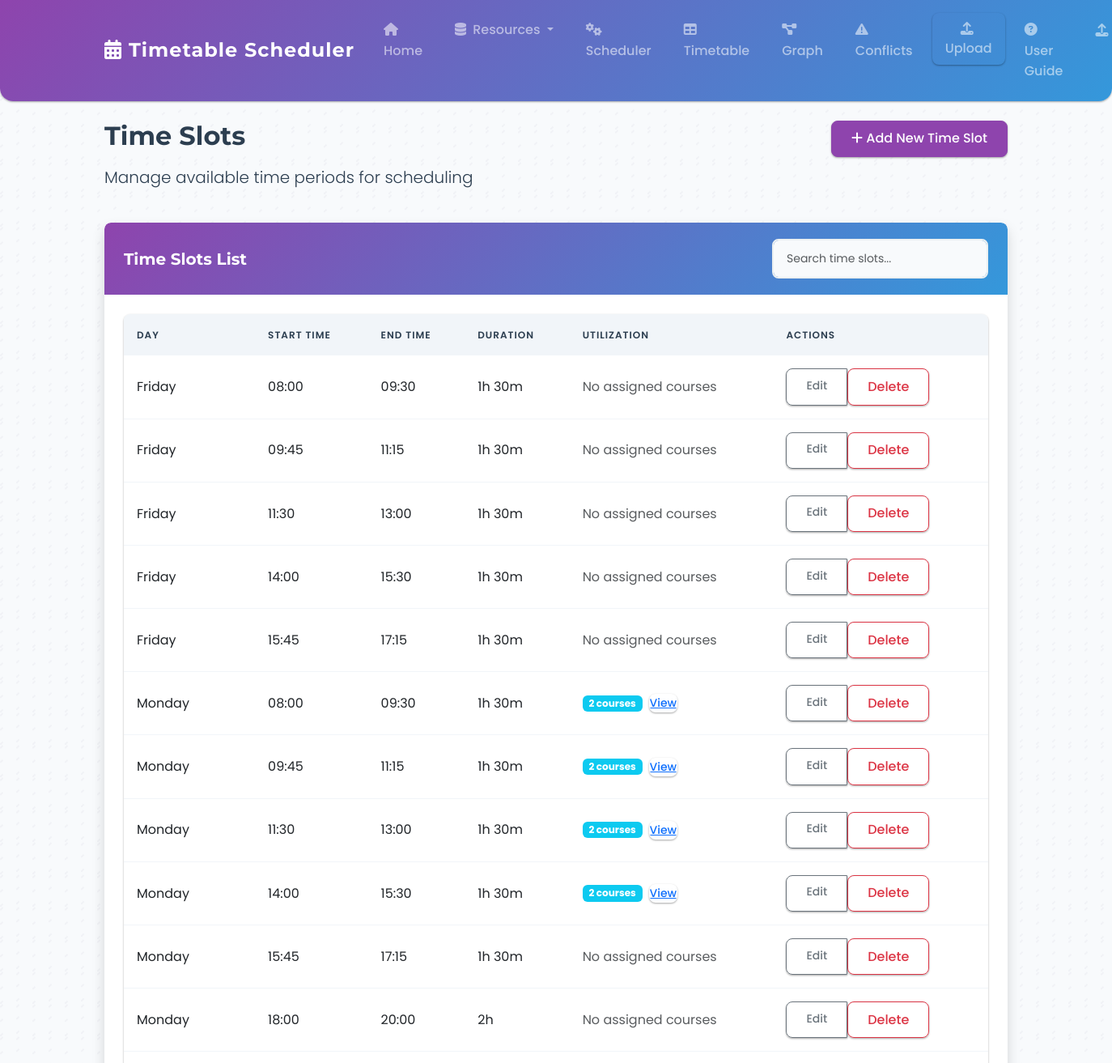
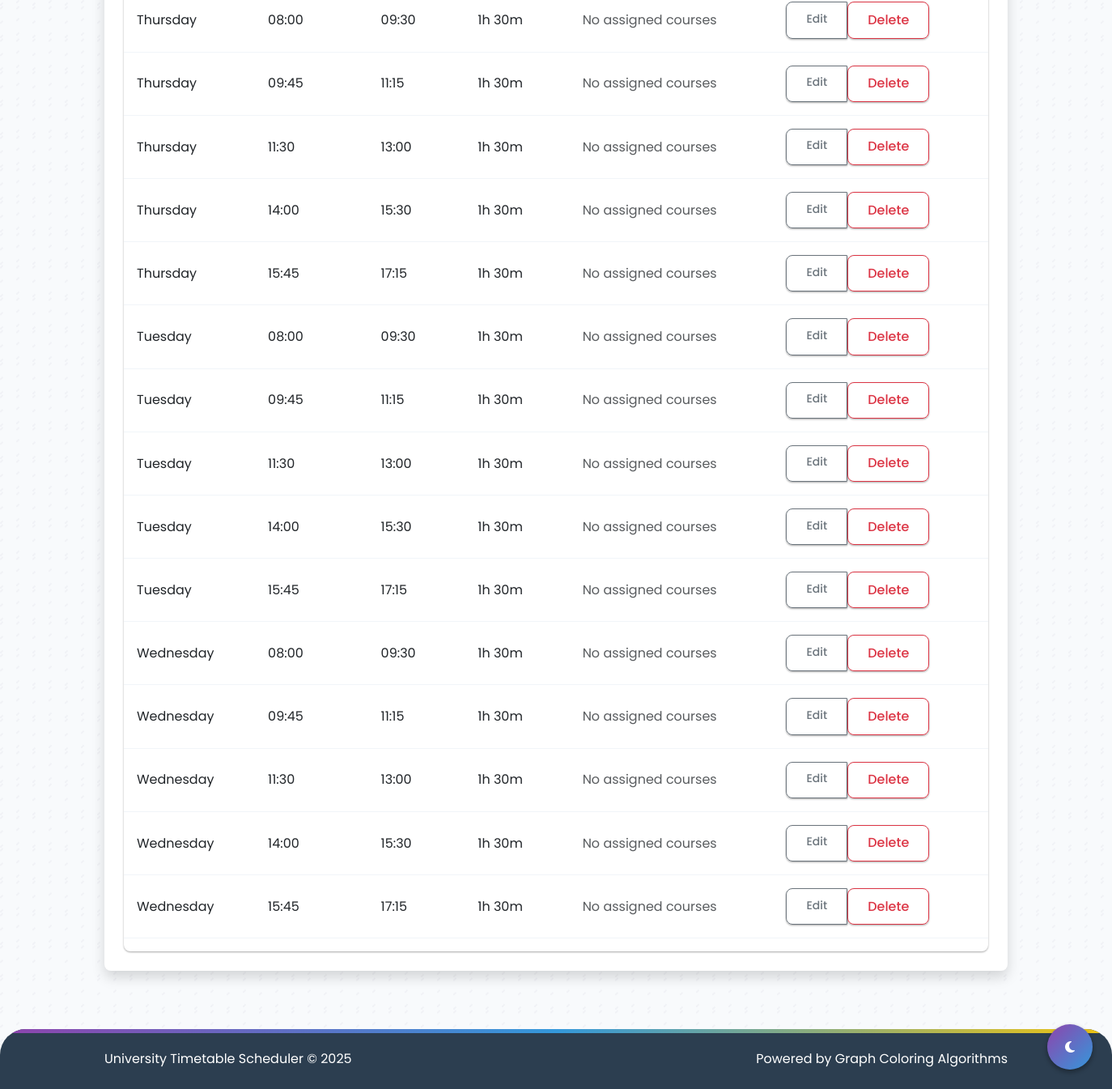
Screenshot of /timeslots with the database file from the repository (2 pictures, top to bottom).
### backend/models.py (models this page shows, shortened)
class TimeSlot(db.Model):
    __tablename__ = 'time_slot'
    id = db.Column(db.Integer, primary_key=True)
    day = db.Column(db.String(10), nullable=False)
    start_time = db.Column(db.Time, nullable=False)
    end_time = db.Column(db.Time, nullable=False)
    courses = db.relationship('Course', back_populates='time_slot')

### backend/routes/timeslots.py (the view)
@timeslots_bp.route('/timeslots')
def timeslots():
    timeslots = TimeSlot.query.order_by(TimeSlot.day, TimeSlot.start_time).all()
    return render_template('timeslots.html', timeslots=timeslots)

### templates/timeslots.html (shortened to what this page needs)
{% extends "base.html" %}
{% block content %}
<div class="row mb-4">
    <div class="col-md-6">
        <h2>Time Slots</h2>
        <p class="lead">Manage available time periods for scheduling</p>
    </div>
    <div class="col-md-6 text-end">        <a href="{{ url_for('timeslots.add_timeslot') }}" class="btn btn-primary">
            <i class="fas fa-plus"></i> Add New Time Slot
        </a>
    </div>
</div>
<div class="row">
    <div class="col-md-12">
        <div class="card shadow">
            <div class="card-header bg-gradient d-flex justify-content-between align-items-center">
                <h5 class="mb-0 text-white">Time Slots List</h5>
                <input type="text" id="timeslot-search" class="form-control form-control-sm w-25" placeholder="Search time slots...">
            </div>
            <div class="card-body">
                {% if timeslots %}
                    <div class="table-responsive">
                        <table class="table table-hover">
                            <thead class="table-light">
                                <tr>
                                    <th>Day</th>
                                    <th>Start Time</th>
                                    <th>End Time</th>
                                    <th>Duration</th>
                                    <th>Utilization</th>
                                    <th>Actions</th>
                                </tr>
                            </thead>
                            <tbody>
                                {% for timeslot in timeslots %}
                                    <tr class="timeslot-row">
                                        <td>{{ timeslot.day }}</td>
                                        <td>{{ timeslot.start_time.strftime('%H:%M') }}</td>
                                        <td>{{ timeslot.end_time.strftime('%H:%M') }}</td>
                                        <td>
                                            {% set duration = (timeslot.end_time.hour * 60 + timeslot.end_time.minute) - (timeslot.start_time.hour * 60 + timeslot.start_time.minute) %}
                                            {{ duration // 60 }}h {% if duration % 60 != 0 %}{{ duration % 60 }}m{% endif %}
                                        </td>
                                        <td>
                                            {% set course_count = timeslot.courses|length %}
                                            {% if course_count > 0 %}
                                                <div class="d-flex align-items-center">
                                                    <span class="badge bg-info me-2">{{ course_count }} courses</span>
                                                    <button class="btn btn-sm btn-link p-0" type="button" data-bs-toggle="collapse" data-bs-target="#courses-{{ timeslot.id }}">
                                                        View
                                                    </button>
                                                </div>
                                            {% else %}
                                                <span class="text-muted">No assigned courses</span>
                                            {% endif %}
                                        </td>                                        <td>
                                            <div class="btn-group btn-group-sm">
                                                <a href="{{ url_for('timeslots.edit_timeslot', timeslot_id=timeslot.id) }}" class="btn btn-outline-secondary">Edit</a>
                                                <form action="{{ url_for('timeslots.delete_timeslot', timeslot_id=timeslot.id) }}" method="POST" style="display: inline;">
                                                    <button type="submit" class="btn btn-outline-danger confirm-action" onclick="return confirm('Are you sure you want to delete this time slot?')">Delete</button>
                                                </form>
                                            </div>
                                        </td>
                                    </tr>
                                {% endfor %}
                            </tbody>
                        </table>
                    </div>
                {% else %}
                    <div class="alert alert-info">
                        <p class="mb-0">No time slots have been added yet. Click the "Add New Time Slot" button to add a time slot.</p>
                    </div>
                {% endif %}
            </div>
        </div>
    </div>
</div>
{% endblock %}

### static/css/style.css (style rules this page uses)
:root { --primary-color: #8e44ad; --primary-dark: #6c3483; --primary-light: #af7ac5; --secondary-color: #3498db; --accent-color: #f1c40f; --success-color: #2ecc71; --danger-color: #e74c3c; --warning-color: #f39c12; --info-color: #1abc9c; --light-color: #f8fafc; --dark-color: #2c3e50; --gray-color: #7f8c8d; --gray-light: #ecf0f1; --gray-medium: #9ca3af; --font-primary: 'Poppins', 'Segoe UI', Tahoma, Geneva, Verdana, sans-serif; --font-secondary: 'Montserrat', Arial, sans-serif; --shadow-small: 0 1px 3px rgba(0, 0, 0, 0.12), 0 1px 2px rgba(0, 0, 0, 0.24); --shadow-medium: 0 3px 6px rgba(0, 0, 0, 0.16), 0 3px 6px rgba(0, 0, 0, 0.23); --shadow-large: 0 15px 35px rgba(50, 50, 93, 0.1), 0 5px 15px rgba(0, 0, 0, 0.07); --border-radius-sm: 0.5rem; --border-radius: 0.5rem; --border-radius-lg: 1rem; --transition-bounce: all 0.4s cubic-bezier(0.68, -0.55, 0.27, 1.55); --transition-fast: all 0.2s ease; --transition-normal: all 0.3s ease; }
body { font-family: var(--font-primary); background-color: #f8fafc; color: var(--dark-color); line-height: 1.6; min-height: 100vh; position: relative; overflow-x: hidden; }
h1, h2, h3, h4, h5, h6 { font-weight: 700; margin-bottom: 1rem; color: var(--dark-color); font-family: var(--font-secondary); }
a { color: var(--primary-color); text-decoration: none; transition: var(--transition-bounce); position: relative; }
.card { border: none; border-radius: var(--border-radius); box-shadow: var(--shadow-small); margin-bottom: 1.5rem; overflow: hidden; transition: var(--transition-normal); background-color: white; position: relative; }
.card::before { content: ''; position: absolute; top: 0; left: 0; width: 100%; height: 4px; background: linear-gradient(to right, var(--primary-color), var(--secondary-color)); opacity: 0; transition: var(--transition-normal); }
.card-header { border-top-left-radius: var(--border-radius) !important; border-top-right-radius: var(--border-radius) !important; font-weight: 600; padding: 1.25rem 1.5rem; border-bottom: 0; background-color: white; }
.card-body { padding: 1.5rem; }
.bg-gradient { background: linear-gradient(135deg, var(--primary-color), var(--secondary-color)) !important; }
.btn { font-weight: 500; padding: 0.6rem 1.5rem; border-radius: var(--border-radius-sm); transition: var(--transition-bounce); box-shadow: var(--shadow-small); position: relative; overflow: hidden; z-index: 1; }
.btn::before { content: ''; position: absolute; top: 0; left: -100%; width: 100%; height: 100%; background: linear-gradient(90deg, rgba(255,255,255,0.2), rgba(255,255,255,0)); transition: var(--transition-normal); z-index: -1; }
.btn-primary { background-color: var(--primary-color); border-color: var(--primary-color); }
.form-control { border-radius: var(--border-radius-sm); border: 2px solid var(--gray-light); padding: 0.75rem 1rem; transition: var(--transition-normal); background-color: #f8fafc; font-family: var(--font-primary); }
.table { border-collapse: separate; border-spacing: 0; width: 100%; }
.table th { background-color: #f1f5f9; font-weight: 600; border: none; padding: 1rem; color: var(--dark-color); text-transform: uppercase; font-size: 0.75rem; letter-spacing: 1px; }
.table td { padding: 1rem; vertical-align: middle; border-color: #f1f5f9; transition: var(--transition-fast); }
.table-hover tbody tr { transition: var(--transition-fast); border-radius: var(--border-radius-sm); }
.table-responsive { border-radius: var(--border-radius); overflow: hidden; box-shadow: var(--shadow-small); }

### rows the page displays
TimeSlot: day "Friday", start_time "08:00", end_time "09:30", duration "1", duration "30", shows "No assigned courses"
TimeSlot: day "Friday", start_time "09:45", end_time "11:15", duration "1", duration "30", shows "No assigned courses"
TimeSlot: day "Friday", start_time "11:30", end_time "13:00", duration "1", duration "30", shows "No assigned courses"
TimeSlot: day "Friday", start_time "14:00", end_time "15:30", duration "1", duration "30", shows "No assigned courses"
TimeSlot: day "Friday", start_time "15:45", end_time "17:15", duration "1", duration "30", shows "No assigned courses"
TimeSlot: day "Monday", start_time "08:00", end_time "09:30", id "1", duration "30", course_count "2"
TimeSlot: day "Monday", start_time "09:45", end_time "11:15", duration "1", duration "30", id "2"
TimeSlot: day "Monday", start_time "11:30", end_time "13:00", duration "1", duration "30", course_count "2"
TimeSlot: day "Monday", start_time "14:00", end_time "15:30", duration "1", duration "30", course_count "2"
TimeSlot: day "Monday", start_time "15:45", end_time "17:15", duration "1", duration "30", shows "No assigned courses"
TimeSlot: day "Monday", start_time "18:00", end_time "20:00", duration "2", shows "No assigned courses"
TimeSlot: day "Thursday", start_time "08:00", end_time "09:30", duration "1", duration "30", shows "No assigned courses"
TimeSlot: day "Thursday", start_time "09:45", end_time "11:15", duration "1", duration "30", shows "No assigned courses"
TimeSlot: day "Thursday", start_time "11:30", end_time "13:00", duration "1", duration "30", shows "No assigned courses"
TimeSlot: day "Thursday", start_time "14:00", end_time "15:30", duration "1", duration "30", shows "No assigned courses"
TimeSlot: day "Thursday", start_time "15:45", end_time "17:15", duration "1", duration "30", shows "No assigned courses"
TimeSlot: day "Tuesday", start_time "08:00", end_time "09:30", duration "1", duration "30", shows "No assigned courses"
TimeSlot: day "Tuesday", start_time "09:45", end_time "11:15", duration "1", duration "30", shows "No assigned courses"
TimeSlot: day "Tuesday", start_time "11:30", end_time "13:00", duration "1", duration "30", shows "No assigned courses"
TimeSlot: day "Tuesday", start_time "14:00", end_time "15:30", duration "1", duration "30", shows "No assigned courses"
TimeSlot: day "Tuesday", start_time "15:45", end_time "17:15", duration "1", duration "30", shows "No assigned courses"
TimeSlot: day "Wednesday", start_time "08:00", end_time "09:30", duration "1", duration "30", shows "No assigned courses"
TimeSlot: day "Wednesday", start_time "09:45", end_time "11:15", duration "1", duration "30", shows "No assigned courses"
TimeSlot: day "Wednesday", start_time "11:30", end_time "13:00", duration "1", duration "30", shows "No assigned courses"
TimeSlot: day "Wednesday", start_time "14:00", end_time "15:30", duration "1", duration "30", shows "No assigned courses"
TimeSlot: day "Wednesday", start_time "15:45", end_time "17:15", duration "1", duration "30", shows "No assigned courses"
